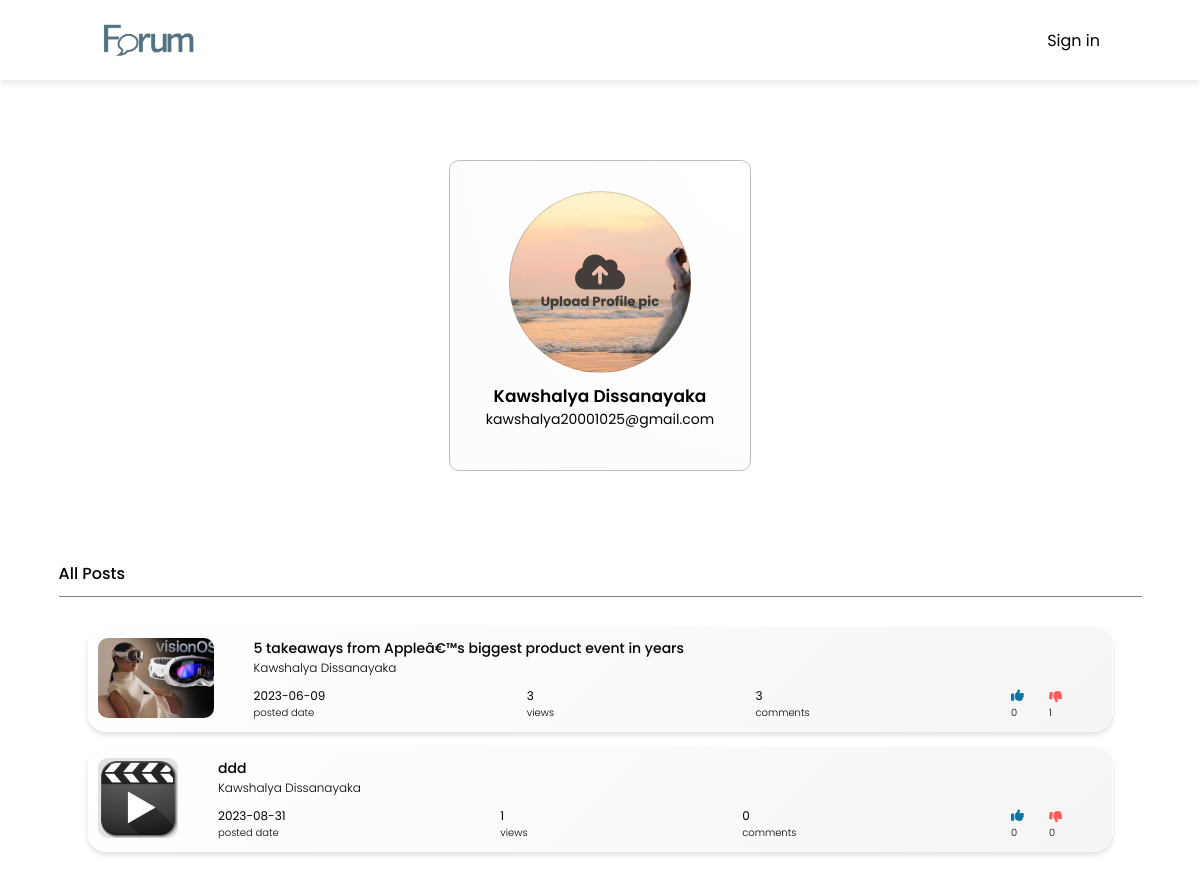
Screenshot of /ElakiriClone_new/user-profile.php?email=kawshalya20001025@gmail.com with the database file from the repository.
### tables this page shows
CREATE TABLE IF NOT EXISTS `profile_pic` (
  `id` int NOT NULL AUTO_INCREMENT,
  `image` varchar(50) DEFAULT NULL,
  `email` varchar(50) DEFAULT NULL,
  PRIMARY KEY (`id`),
  KEY `FK_profile_pic_users` (`email`),
  CONSTRAINT `FK_profile_pic_users` FOREIGN KEY (`email`) REFERENCES `users` (`email`)
);

CREATE TABLE IF NOT EXISTS `users` (
  `fname` varchar(35) DEFAULT NULL,
  `lname` varchar(35) DEFAULT NULL,
  `email` varchar(100) NOT NULL,
  `username` varchar(50) DEFAULT NULL,
  `password` varchar(150) DEFAULT NULL,
  `register_date` datetime DEFAULT NULL,
  `verification_code` varchar(50) DEFAULT NULL,
  `blocked` int DEFAULT '0',
  PRIMARY KEY (`email`)
);

CREATE TABLE IF NOT EXISTS `post` (
  `id` int NOT NULL AUTO_INCREMENT,
  `post_title` varchar(200) DEFAULT NULL,
  `user_email` varchar(50) DEFAULT NULL,
  `category_id` int DEFAULT NULL,
  `media` varchar(150) DEFAULT NULL,
  `post_content` text,
  `date` datetime DEFAULT NULL,
  `hidden` int DEFAULT '0',
  `view_id` int DEFAULT '1',
  PRIMARY KEY (`id`),
  KEY `FK_post_users` (`user_email`),
  KEY `FK_post_category` (`category_id`),
  KEY `FK_post_post_view` (`view_id`),
  CONSTRAINT `FK_post_category` FOREIGN KEY (`category_id`) REFERENCES `category` (`id`),
  CONSTRAINT `FK_post_post_view` FOREIGN KEY (`view_id`) REFERENCES `post_view` (`id`),
  CONSTRAINT `FK_post_users` FOREIGN KEY (`user_email`) REFERENCES `users` (`email`)
);

### ElakiriClone_new/connection.php (called while the page is built, shortened)
<?php
class Database
{
    public static $connecrtion;
    public static function setUpConnection()
    {
        if (!isset(Database::$connecrtion)) {
            Database::$connecrtion = new mysqli("localhost", "root", "your_password", "elakiri", "3306");
        }
    }
    public static function search($q)
    {
        $resultset = Database::$connecrtion->query($q);
        return $resultset;
    }
}

### ElakiriClone_new/user-profile.php (the view, shortened to what this page needs)
<?php
require_once("header.php");
$email = $_GET['email'];
$userRs = Database::search("SELECT * FROM `users` WHERE email = '" . $email . "'");
$usNro = $userRs->num_rows;
if ($usNro == 1) {
    $userData = $userRs->fetch_assoc();
}
$d = new DateTime();
$tz = new DateTimezone("Asia/Colombo");
$d->setTimezone($tz);
$ndate = $d->format("Y-m-d H:i:s");
?>
<!DOCTYPE html>
<html lang="en">
<head>
    <link rel="stylesheet" href="http://cdnjs.cloudflare.com/ajax/libs/font-awesome/5.15.4/css/all.min.css" />
    <link rel="stylesheet" href="http://cdnjs.cloudflare.com/ajax/libs/font-awesome/6.4.0/css/all.min.css" />
    <link rel="stylesheet" href="css/user-profile.css">
</head>
<body>
    <div class="user-container">
        <div class="profile-edit-container">
            <div class="profile-card">
                <?php
                $picrs = Database::search("SELECT * FROM `profile_pic` WHERE `email` = '" . $userData["email"] . "' ");
                $picrow = $picrs->num_rows;
                if ($picrow == "1") {
                    $picData = $picrs->fetch_assoc();
                ?>
                    <div class="image-holder" style="background-image: url(./images/profile_pic/<?php echo $picData["image"] ?>);">
                        <label class="top-logo-label" for="top-logo">
                            <i style="color:  rgba(48, 47, 46, 0.897);" class="fa-solid fa-cloud-arrow-up upload-top-img"></i>
                            <h5 style="color: rgba(48, 47, 46, 0.897);">Upload Profile pic</h5>
                        </label>
                    </div>
                    <?php
                }
                    ?>
                <span class="user-name"><?php echo $userData["fname"] . " " . $userData["lname"] ?></span>
                <span class="user-mail"><?php echo $userData["email"] ?></span>
            </div>
        </div>
        <div class="container-header">
            <div class="container-title">All Posts</div>
        </div>
        <div class="member-container">
            <?php
            $frpostrs = Database::search("SELECT * FROM `post` WHERE  `user_email` ='" . $userData["email"] . "' ");
            $frRow = $frpostrs->num_rows;
            if ($frRow > 0) {
                $viewRs =  " AND `view_id` = '1' ";
                for ($f = 1; $f <= $frRow; $f++) {
                    $frpostData = $frpostrs->fetch_assoc();
                    $hidepost = " ";
                    if (isset($_SESSION["user_email"])) {
                        if ($userData["email"] != $_SESSION["user_email"]) {
                            $hidepost = " AND `hidden` = '0' ";
                            if ($frpostData["view_id"] == "2") {
                                $frindRS = Database::search("SELECT * FROM `follow` WHERE  `email` = '" . $_SESSION["user_email"] . "' AND `followed_email` = '" . $frpostData["user_email"] . "'  AND `unfollow` = '0'");
                                $friendData = $frindRS->num_rows;
                                if ($friendData == "1") {
                                    $viewRs = " AND NOT  `view_id` = '3' ";
                                } else {
                                    $viewRs =  " AND `view_id` = '1' ";
                                }
                            } else {
                                $viewRs =  " AND `view_id` = '1' ";
                            }
                        } else {
                            $hidepost = " AND `hidden` = '0' ";
                            $viewRs =  "  ";
                        }
                    } else {
                        $hidepost = " AND `hidden` = '0' ";
                    }
                    $postrs = Database::search("SELECT * FROM `post` WHERE  `id` ='" . $frpostData["id"] . "'  $hidepost  $viewRs  ");
                    $postNrow = $postrs->num_rows;
                    if ($postNrow > 0) {
                        $postdata = $postrs->fetch_assoc();
                        $viewsrs = Database::search("SELECT * FROM `reaction` WHERE `post_id` = '" . $postdata["id"] . "' ");
                        $Vnrow = $viewsrs->num_rows;
                        $file_name = $postdata["media"];
                        $file_extension = pathinfo($file_name, PATHINFO_EXTENSION);
            ?>
                        <div onclick="viewpost('<?php echo $postdata['id'] ?>')" class="post-block">
                            <div class="general-post-model">
                                <div class="post-image-holder">
                                    <?php
                                    if ($file_extension == "mp3") {
                                    ?>
                                        <img src="images/post/audio/Audio_CD.png" alt="" class="post-image">
                                    <?php
                                    } elseif ($file_extension == "mp4") {
                                    ?>
                                        <img src="images/post/video/Video-icon.png" alt="" class="post-image">
                                    <?php
                                    } else {
                                    ?>
                                        <img src="images/post/image/<?php echo $postdata["media"] ?>" alt="" class="post-image">
                                    <?php
                                    }
                                    ?>
                                </div>
                                <?php
                                $postdate1 = new DateTime($postdata["date"]);
                                $postdate2 = new DateTime($ndate);
                                $postdatearray = explode(" ", $postdata["date"]);
                                $postinterval = $postdate1->diff($postdate2);
                                $Tcommentrs = Database::search("SELECT * FROM `comments` WHERE `post_id` = '" . $postdata["id"] . "' ORDER BY `date_time` DESC");
                                $tcnrow = $Tcommentrs->num_rows;
                                $Tlikers = Database::search("SELECT * FROM `reaction` WHERE `post_id` = '" . $postdata["id"] . "' AND `react_id` = '1' ");
                                $Tlikenrow = $Tlikers->num_rows;
                                $Tdislikers = Database::search("SELECT * FROM `reaction` WHERE `post_id` = '" . $postdata["id"] . "' AND `react_id` = '2' ");
                                $Tdislikenrow = $Tdislikers->num_rows;
                                ?>
                                <div class="post-details-container">
                                    <div class="post-main-details">
                                        <div class="post-subject"><?php echo $postdata["post_title"] ?></div>
                                        <div class="post-author"><?php echo $userData["fname"] . " " . $userData["lname"] ?></div>
                                    </div>
                                    <div class="post-sub-details">
                                        <div class="post-created-con">
                                            <div class="post-created-date"><?php if ($postinterval->y > 0) {
                                                                                echo $postdatearray[0];
                                                                            } elseif ($postinterval->m > 0) {
                                                                                echo $postdatearray[0];
                                                                            } elseif ($postinterval->days > 0) {
                                                                                echo $postinterval->days . " " . "days ago";
                                                                            } elseif ($postinterval->h > 0) {
                                                                                echo $postinterval->h . " " . "hours ago";
                                                                            } elseif ($postinterval->i > 0) {
                                                                                echo $postinterval->i . " " . "minutes ago";
                                                                            } elseif ($postinterval->s > 0) {
                                                                                echo $postinterval->s . " " . "seconds ago";
                                                                            } else {
                                                                                echo "just now";
                                                                            } ?></div>
                                            <div class="con-lable">posted date</div>
                                        </div>
                                        <div class="post-views-con">
                                            <div class="post-views"><?php echo $Vnrow ?></div>
                                            <div class="con-lable">views</div>
                                        </div>
                                        <div class="post-com-con">
                                            <div class="post-com-count"><?php echo $tcnrow ?></div>
                                            <div class="con-lable">comments</div>
                                        </div>
                                        <div class="like-dis-con">
                                            <div class="like-con">
                                                <i class="fa-solid fa-thumbs-up"></i>
                                                <div class="like-count"><?php echo $Tlikenrow ?></div>
                                            </div>
                                            <div class="dis-con">
                                                <i class="fa-solid fa-thumbs-down"></i>
                                                <div class="dislike-count"><?php echo $Tdislikenrow ?></div>
                                            </div>
                                        </div>
                                    </div>
                                </div>
                            </div>
                        </div>
                <?php
                    }
                }
            } else {
                ?>
                <div style="text-align: center;" class="">empty</div>
            <?php
            }
            ?>
        </div>
    </div>
</body>
</html>

### rows the page displays
profile_pic: image (picture)
users: fname "Kawshalya", lname "Dissanayaka", email "kawshalya20001025@gmail.com"
post: media (picture), post_title "5 takeaways from Appleâ€™s biggest product event in years", date "2023-06-09", view "1"
post: post_title "ddd", date "2023-08-31"

### other values shown
$Vnrow "3"
$tcnrow "3"
$Tlikenrow "0"
$Vnrow "1"
$tcnrow "0"
$Tdislikenrow "0"
